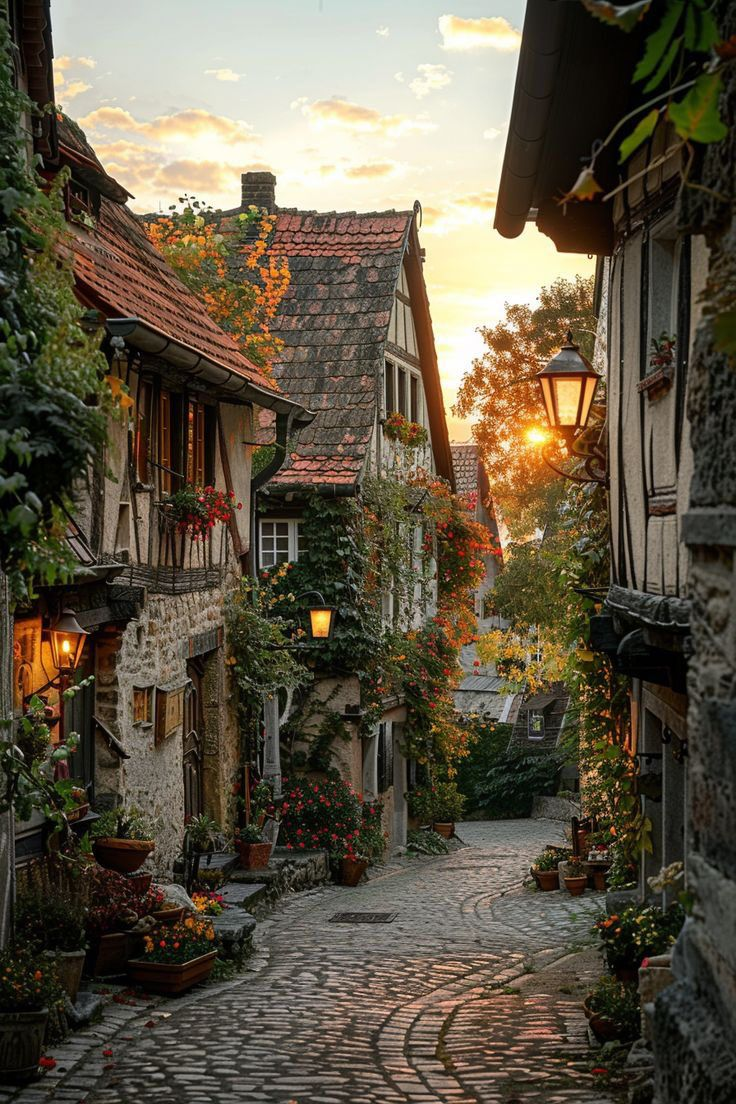
#> input picture opencv/photos/func.jpeg, 736 x 1104 px
$ python blur.py
#> lines starting #> are read from the running program, lines starting #| are printed output that depends on the picture
### opencv/resize.py
import cv2 as cv

def rescaleFrame(frame, scale):
#> called with scale = 0.55
    width = int(frame.shape[1]*scale)
#> width = 404
    height = int(frame.shape[0]*scale)
#> height = 607
    dimensions = (width,height)
#> dimensions = (404, 607)

    return cv.resize(frame, dimensions, interpolation=cv.INTER_AREA)

### opencv/blur.py
# =============================================================
# BLURRING TECHNIQUES IN OPENCV
# =============================================================
import cv2 as cv
from resize import rescaleFrame
import numpy as np

# Converting BGR to Grayscale
resized_img = rescaleFrame(cv.imread('photos/func.jpeg'),0.55)
cv.imshow('Original Image', resized_img)

gray = cv.cvtColor(resized_img,cv.COLOR_BGR2GRAY)
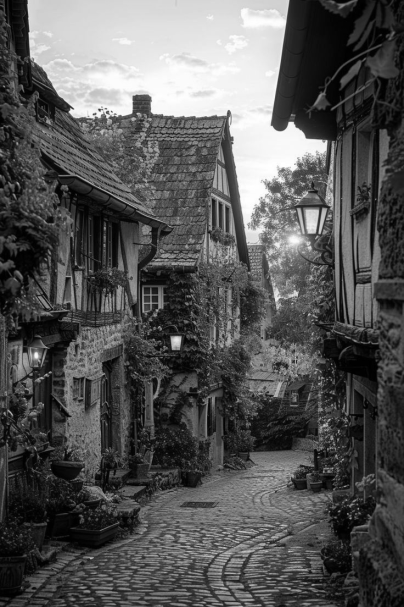
#> gray: shape (607, 404); min 0, max 255, mean 86
cv.imshow('Grayscale Image', gray)

# AVERAGING BLUR
average_blur = cv.blur(resized_img,(3,3))
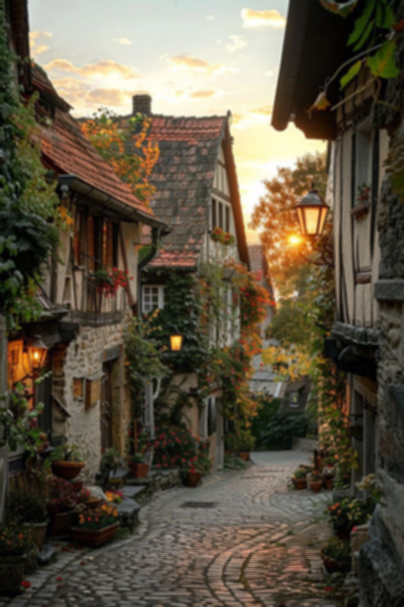
#> average_blur: shape (607, 404, 3); mean of channels 0, 1, 2 67.8, 85.3, 94.5; drawn as B, G, R
cv.imshow('Average Blur', average_blur)

# GAUSSIAN BLUR
gaussian_blur = cv.GaussianBlur(resized_img,(3,3),0)
cv.imshow('Gaussian Blur', gaussian_blur)

# MEDIAN BLUR
median_blur = cv.medianBlur(resized_img,3)
cv.imshow('Median Blur',median_blur)

# BILATERAL BLUR
bilateral_blur = cv.bilateralFilter(resized_img,5,15,15)
cv.imshow('Bilateral Blur',bilateral_blur)

cv.waitKey(0)

cv.destroyAllWindows()

$ run again, with opencv/photos/_ (13).jpeg copied over opencv/photos/func.jpeg
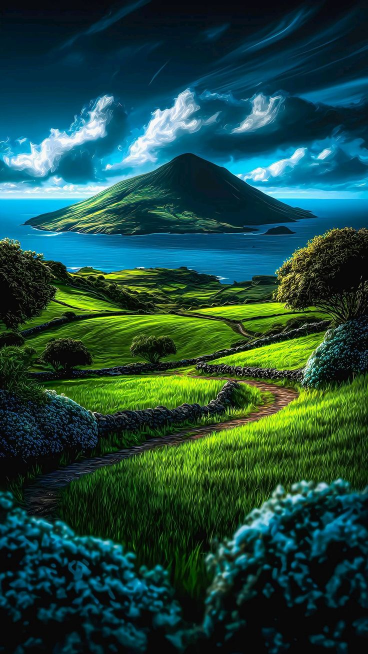
#> input picture opencv/photos/_ (13).jpeg, 736 x 1308 px (shown at 1/2 size)
#> width = 404
#> dimensions = (404, 719)
#> in rescaleFrame, `return cv.resize(frame, dimensions, interpolation=cv.INTER_AREA)`:
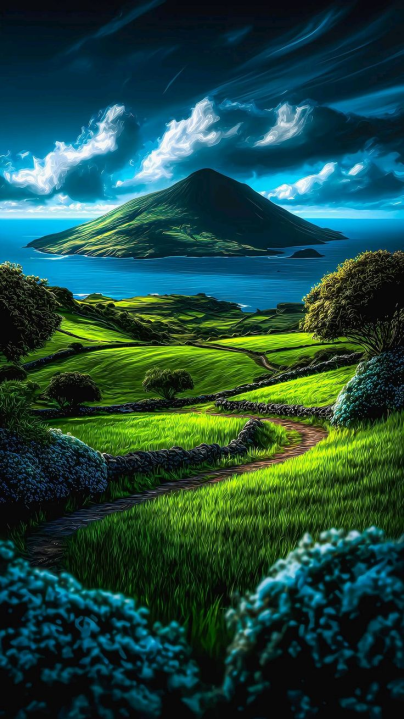
#> returned value: shape (719, 404, 3); mean of channels 0, 1, 2 63, 72.2, 30.1; drawn as B, G, R
#> `gray = cv.cvtColor(resized_img,cv.COLOR_BGR2GRAY)`:
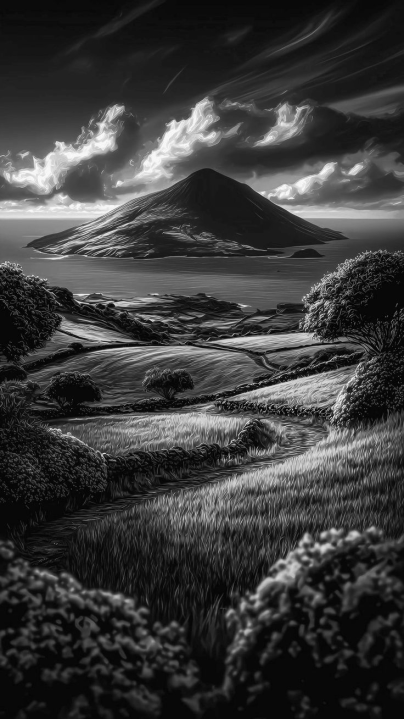
#> gray: shape (719, 404); min 2, max 250, mean 58.6
